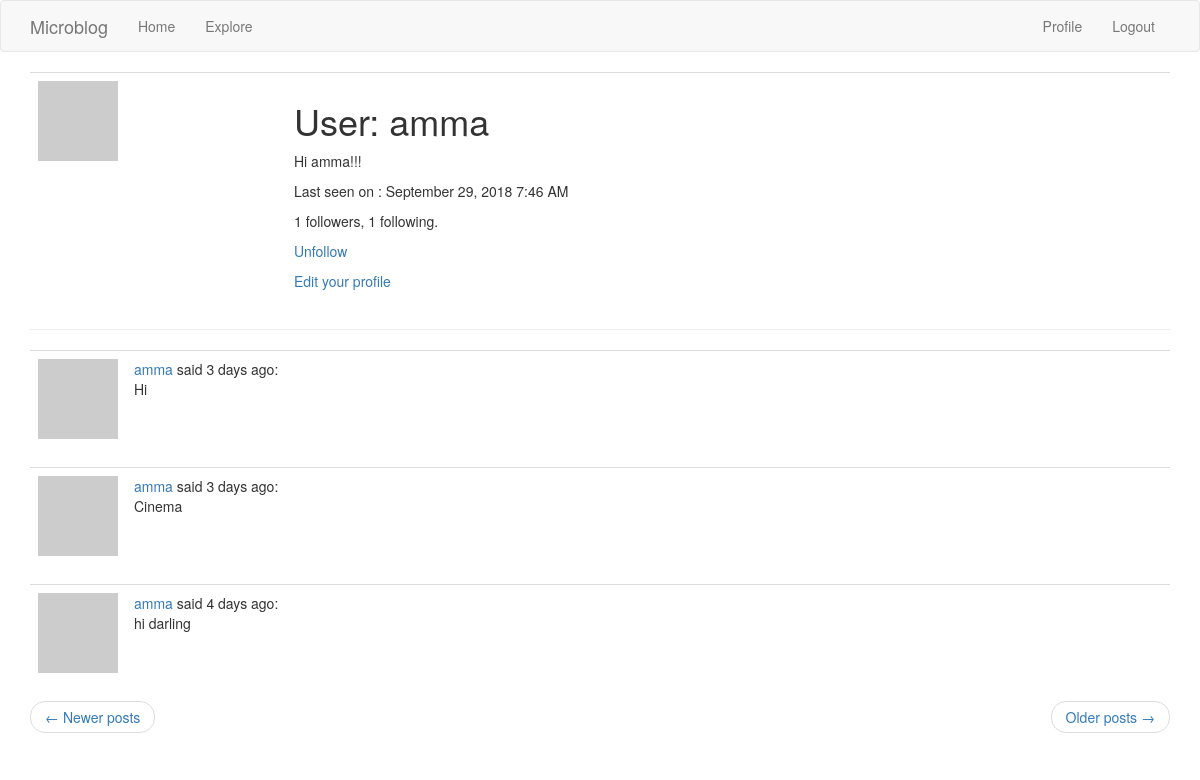
The page /user/amma?page=2 (signed in) on the database its author committed.
### app/models.py (models this page shows, shortened)
class User(UserMixin, db.Model):
    id              = db.Column(db.Integer, primary_key=True)
    username        = db.Column(db.String(64), index=True, unique=True)
    email           = db.Column(db.String(120), index=True, unique=True)
    password_hash   = db.Column(db.String(128))
    posts           = db.relationship('Post',backref='author',lazy='dynamic')
    about_me        = db.Column(db.String(140))
    last_seen       = db.Column(db.DateTime, default=datetime.utcnow())
    followed        = db.relationship(
        'User', secondary=followers,
        primaryjoin=(followers.c.follower_id == id),
        secondaryjoin=(followers.c.followed_id == id),
        backref=db.backref('followers', lazy='dynamic'), lazy='dynamic')
    def is_following(self,user):
        return self.followed.filter(
            followers.c.followed_id == user.id).count() > 0
    def avatar(self, size):
        md5=hashlib.md5
        digest = md5(self.email.lower().encode('utf-8')).hexdigest()
        return 'https://www.gravatar.com/avatar/{}?d=identicon&s={}'.format(
            digest, size)

class Post(db.Model):
    id          = db.Column(db.Integer,primary_key=True)
    body        = db.Column(db.String(140))
    timestamp   = db.Column(db.DateTime,index=True,default=datetime.utcnow)
    user_id     = db.Column(db.Integer,db.ForeignKey('user.id'))

### app/routes.py (the view)
@app.route('/user/<username>')
@login_required
def user(username):
    user = User.query.filter_by(username=username).first_or_404()
    page = request.args.get('page', 1, type=int)
    posts = user.posts.order_by(Post.timestamp.desc()).paginate(
        page, app.config['POSTS_PER_PAGE'], False)
    next_url = url_for('user', username=user.username, page=posts.next_num) if posts.has_next else None
    prev_url = url_for('user', username=user.username, page=posts.prev_num) if posts.has_prev else None
    return render_template('user.html', user=user, posts=posts.items,next_url=next_url, prev_url=prev_url)

### app/models.py (called while the page is built)
@login.user_loader
def load_user(id):
    return User.query.get(int(id))

### app/routes.py (called while the page is built)
@app.before_request
def before_request():
    if current_user.is_authenticated:
        current_user.last_seen = datetime.utcnow()
        db.session.commit()

### app/templates/user.html
{% extends "base.html" %}
{% block app_content%}
<table class="table table-hover">
  <tr>
           <td width="256px"><img src="{{ user.avatar(256) }}"></td>
           <td>
        <h1>User: {{user.username}}</h1>
        {% if user.about_me %} <p> {{user.about_me}} </p>{% endif %}
        {% if user.last_seen %} <p> Last seen on : {{moment(user.last_seen).format('LLL')}} </p>{% endif %}
         <p>{{ user.followers.count() }} followers, {{ user.followed.count() }} following.</p>
         {% if user == current_user %}
         {% elif not current_user.is_following(user) %}
         <p><a href="{{ url_for('follow', username=user.username) }}">Follow</a></p>
         {% else %}
         <p><a href="{{ url_for('unfollow', username=user.username) }}">Unfollow</a></p>
         <p><a href="{{url_for('edit_profile')}}">Edit your profile</p></a>{% endif%}
      </td>
  </tr>
</table>
  <hr>
  {%for post in posts%}
    {% include "_posts.html"%}
  {% endfor %}
  <nav aria-label="...">
       <ul class="pager">
           <li class="previous{% if not prev_url %} disabled{% endif %}">
               <a href="{{ prev_url or '#' }}">
                   <span aria-hidden="true">&larr;</span> Newer posts
               </a>
           </li>
           <li class="next{% if not next_url %} disabled{% endif %}">
               <a href="{{ next_url or '#' }}">
                   Older posts <span aria-hidden="true">&rarr;</span>
               </a>
           </li>
       </ul>
   </nav>
{% endblock %}

### app/templates/_posts.html
<table class="table table-hover">
    <tr>
        <td width="70px">
            <a href="{{ url_for('user', username=post.author.username) }}">
                <img src="{{ post.author.avatar(70) }}" />
            </a>
        </td>
        <td>
            <a href="{{ url_for('user', username=post.author.username) }}">
                {{ post.author.username }}
            </a>
            said {{moment(post.timestamp).fromNow()}}:
            <br>
            {{ post.body }}
        </td>
    </tr>
</table>

### rows shown on the page
User: username "amma", about_me "Hi amma!!!", last_seen "September 29, 2018 7:46 AM"
Post: author.username "amma", timestamp "3 days ago", body "Hi"
Post: author.username "amma", timestamp "3 days ago", body "Cinema"
Post: author.username "amma", timestamp "4 days ago", body "hi darling"

### other values the page prints
{{ user.followers.count() }} "1"
{{ user.followed.count() }} "1"
